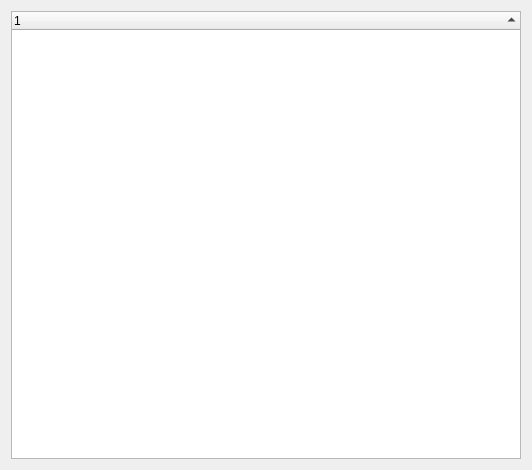
<?xml version="1.0" encoding="UTF-8"?>
<ui version="4.0">
 <class>AvailableStations</class>
 <widget class="QWidget" name="AvailableStations">
  <property name="geometry">
   <rect>
    <x>0</x>
    <y>0</y>
    <width>532</width>
    <height>470</height>
   </rect>
  </property>
  <property name="windowTitle">
   <string>Form</string>
  </property>
  <layout class="QGridLayout" name="gridLayout">
   <item row="0" column="0">
    <widget class="QTreeWidget" name="stationsTable">
     <property name="rootIsDecorated">
      <bool>false</bool>
     </property>
     <property name="sortingEnabled">
      <bool>true</bool>
     </property>
     <column>
      <property name="text">
       <string notr="true">1</string>
      </property>
     </column>
    </widget>
   </item>
  </layout>
 </widget>
 <resources/>
 <connections/>
</ui>
